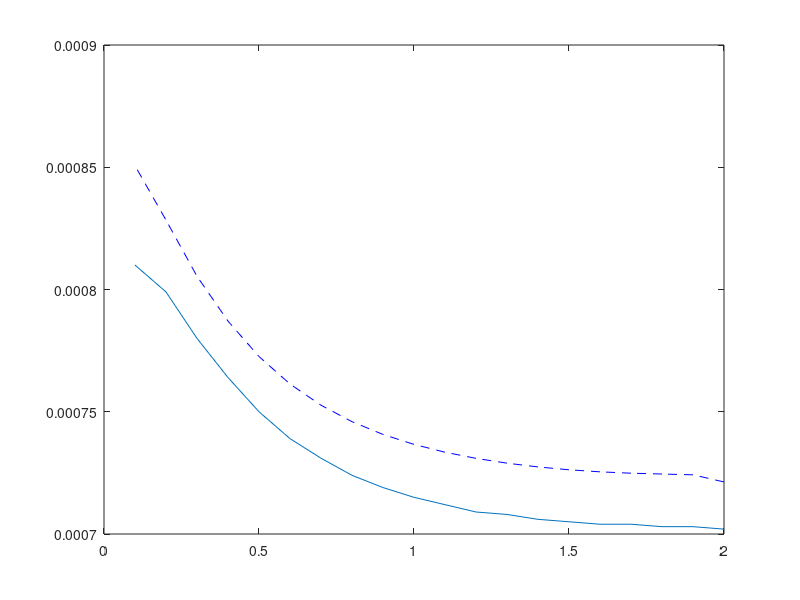
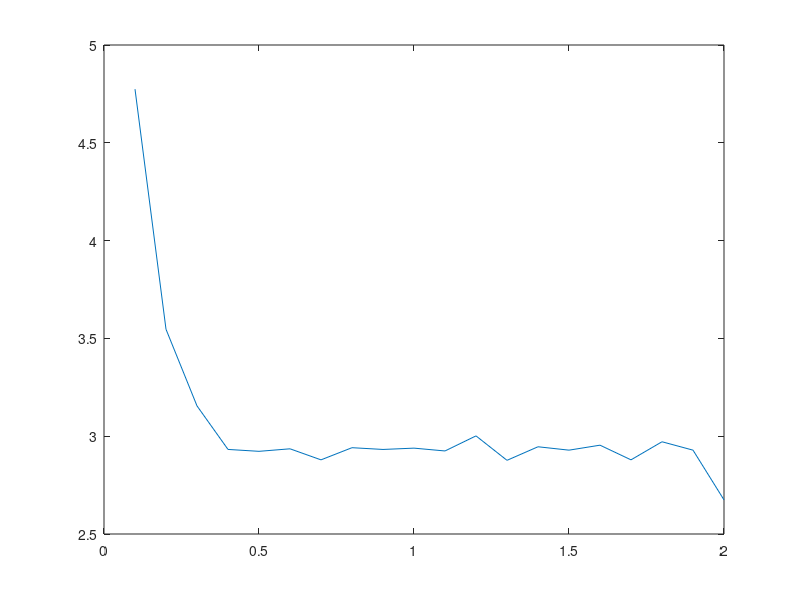

Reproduce these figures in MATLAB, in order.
data1=load('Js-Abaqus-at-time-1p000.txt')
figure;
for i=9%:size(data,1)
     plot(data1(1,2:end),data1(i,2:end),'--b')
     hold on
end
data2=load('Js-at-time-1.0.txt')
for i=7%:size(data,1)
     plot(data2(1,2:end),data2(i,2:end))
     hold on
end

%Difference between Abaqus and Mine
figure; plot(data1(1,2:end),abs(data1(9,2:end)-data2(7,2:end))./data1(9,2:end)*100)

%% Difference from analytical solution
sig=10000
a=0.5

KI_Infinite=sig*sqrt(pi*a)
v=0.32
E=200e9
K1=sqrt(data1(10,2)*(E/(1-v^2)))
K2=sqrt(7.213E-04*(E/(1-v^2)))
K1=1.268935E+04
Error1 =abs(KI_Infinite-K1)/KI_Infinite*100
Error2 =abs(KI_Infinite-K2)/KI_Infinite*100
Error3 =abs(K1-K2)/K1*100
%%
E1=70e9
v=0.3
K1=sqrt(32.285*(E1/(1-v^2)))
K2=sqrt(32.2998*(E1/(1-v^2)))
Error3 =abs(K1-K2)/K1*100
